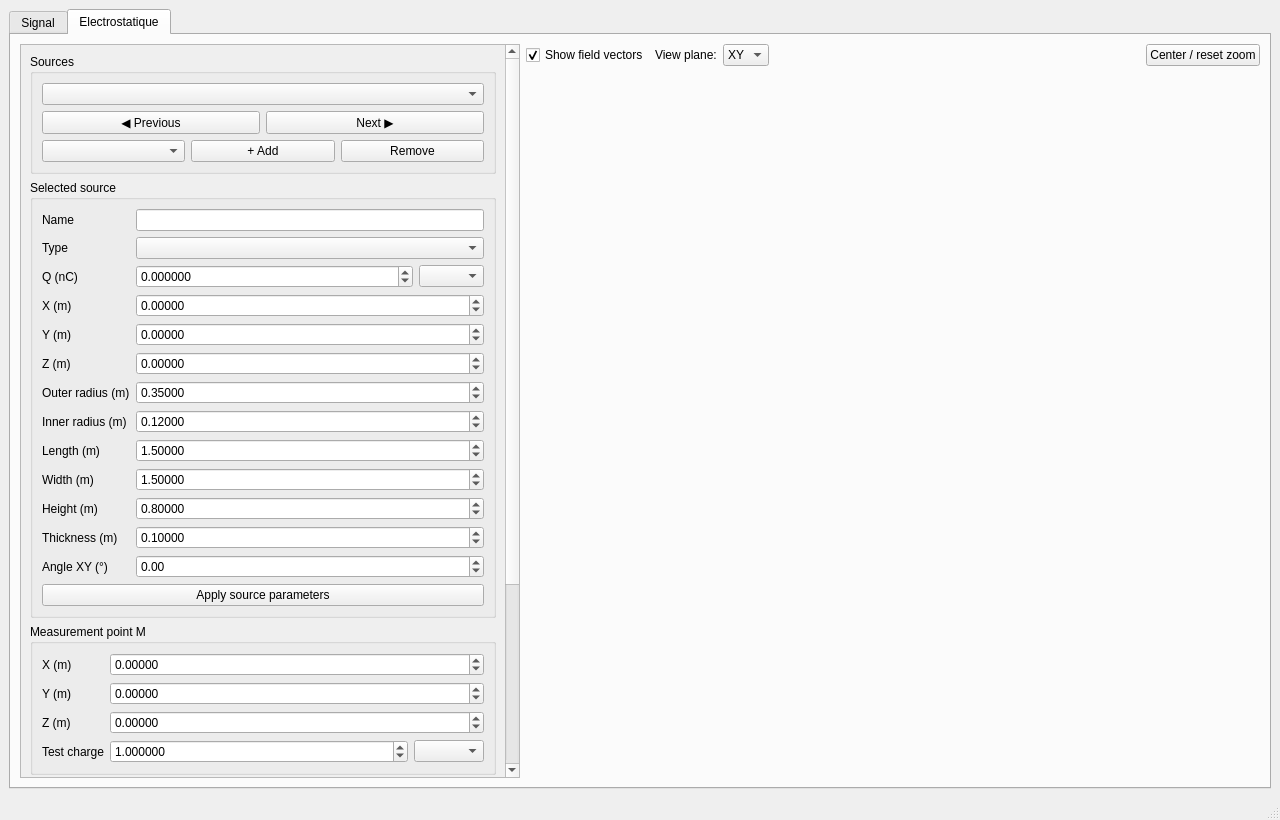
<?xml version="1.0" encoding="UTF-8"?>
<ui version="4.0">
 <class>MainWindow</class>
 <widget class="QMainWindow" name="MainWindow">
  <property name="geometry">
   <rect><x>0</x><y>0</y><width>1280</width><height>820</height></rect>
  </property>
  <property name="windowTitle"><string>QTsignalApp — Electromagnetism Field Explorer</string></property>
  <widget class="QWidget" name="centralWidget">
   <layout class="QVBoxLayout" name="verticalLayout_root">
    <item>
     <widget class="QTabWidget" name="tabWidget">
      <property name="currentIndex"><number>1</number></property>
      <widget class="QWidget" name="Signal">
       <attribute name="title"><string>Signal</string></attribute>
      </widget>
      <widget class="QWidget" name="Electrostatique">
       <attribute name="title"><string>Electrostatique</string></attribute>
       <layout class="QHBoxLayout" name="electrostaticLayout">
        <item>
         <widget class="QScrollArea" name="electrostaticControlsScroll">
          <property name="minimumSize"><size><width>390</width><height>0</height></size></property>
          <property name="maximumSize"><size><width>500</width><height>16777215</height></size></property>
          <property name="horizontalScrollBarPolicy"><enum>Qt::ScrollBarAlwaysOff</enum></property>
          <property name="widgetResizable"><bool>true</bool></property>
          <widget class="QWidget" name="electrostaticControlsWidget">
           <property name="geometry"><rect><x>0</x><y>0</y><width>385</width><height>930</height></rect></property>
           <layout class="QVBoxLayout" name="controlsLayout">
            <item>
             <widget class="QGroupBox" name="sourcesGroup">
              <property name="title"><string>Sources</string></property>
              <layout class="QVBoxLayout" name="sourcesLayout">
               <item><widget class="QComboBox" name="sourceCombo"/></item>
               <item>
                <layout class="QHBoxLayout" name="sourceNavigationLayout">
                 <item><widget class="QPushButton" name="previousSourceButton"><property name="text"><string>◀ Previous</string></property></widget></item>
                 <item><widget class="QPushButton" name="nextSourceButton"><property name="text"><string>Next ▶</string></property></widget></item>
                </layout>
               </item>
               <item>
                <layout class="QHBoxLayout" name="addSourcesLayout">
                 <item><widget class="QComboBox" name="newSourceTypeCombo"><property name="toolTip"><string>Choose an electrostatic source model to add at the current measurement-point position.</string></property></widget></item>
                 <item><widget class="QPushButton" name="addSourceButton"><property name="text"><string>+ Add</string></property></widget></item>
                 <item><widget class="QPushButton" name="removeSourceButton"><property name="text"><string>Remove</string></property></widget></item>
                </layout>
               </item>
              </layout>
             </widget>
            </item>
            <item>
             <widget class="QGroupBox" name="sourceEditorGroup">
              <property name="title"><string>Selected source</string></property>
              <layout class="QFormLayout" name="sourceEditorLayout">
               <item row="0" column="0"><widget class="QLabel" name="nameLabel"><property name="text"><string>Name</string></property></widget></item>
               <item row="0" column="1"><widget class="QLineEdit" name="sourceNameEdit"/></item>
               <item row="1" column="0"><widget class="QLabel" name="typeLabel"><property name="text"><string>Type</string></property></widget></item>
               <item row="1" column="1"><widget class="QComboBox" name="sourceTypeCombo"/></item>
               <item row="2" column="0"><widget class="QLabel" name="strengthLabel"><property name="text"><string>Q (nC)</string></property></widget></item>
               <item row="2" column="1">
                <layout class="QHBoxLayout" name="strengthLayout">
                 <item><widget class="QDoubleSpinBox" name="sourceStrengthSpin"><property name="decimals"><number>6</number></property><property name="minimum"><double>-1000000000.000000000000000</double></property><property name="maximum"><double>1000000000.000000000000000</double></property></widget></item>
                 <item><widget class="QComboBox" name="strengthUnitCombo"><property name="maximumSize"><size><width>65</width><height>16777215</height></size></property></widget></item>
                </layout>
               </item>
               <item row="3" column="0"><widget class="QLabel" name="xLabel"><property name="text"><string>X (m)</string></property></widget></item>
               <item row="3" column="1"><widget class="QDoubleSpinBox" name="sourceXSpin"><property name="decimals"><number>5</number></property><property name="minimum"><double>-10000.000000000000000</double></property><property name="maximum"><double>10000.000000000000000</double></property></widget></item>
               <item row="4" column="0"><widget class="QLabel" name="yLabel"><property name="text"><string>Y (m)</string></property></widget></item>
               <item row="4" column="1"><widget class="QDoubleSpinBox" name="sourceYSpin"><property name="decimals"><number>5</number></property><property name="minimum"><double>-10000.000000000000000</double></property><property name="maximum"><double>10000.000000000000000</double></property></widget></item>
               <item row="5" column="0"><widget class="QLabel" name="zLabel"><property name="text"><string>Z (m)</string></property></widget></item>
               <item row="5" column="1"><widget class="QDoubleSpinBox" name="sourceZSpin"><property name="decimals"><number>5</number></property><property name="minimum"><double>-10000.000000000000000</double></property><property name="maximum"><double>10000.000000000000000</double></property></widget></item>
               <item row="6" column="0"><widget class="QLabel" name="radiusLabel"><property name="text"><string>Outer radius (m)</string></property></widget></item>
               <item row="6" column="1"><widget class="QDoubleSpinBox" name="sourceRadiusSpin"><property name="decimals"><number>5</number></property><property name="minimum"><double>0.000001000000000</double></property><property name="maximum"><double>10000.000000000000000</double></property><property name="value"><double>0.350000000000000</double></property></widget></item>
               <item row="7" column="0"><widget class="QLabel" name="innerRadiusLabel"><property name="text"><string>Inner radius (m)</string></property></widget></item>
               <item row="7" column="1"><widget class="QDoubleSpinBox" name="sourceInnerRadiusSpin"><property name="decimals"><number>5</number></property><property name="minimum"><double>0.000000000000000</double></property><property name="maximum"><double>10000.000000000000000</double></property><property name="value"><double>0.120000000000000</double></property></widget></item>
               <item row="8" column="0"><widget class="QLabel" name="lengthLabel"><property name="text"><string>Length (m)</string></property></widget></item>
               <item row="8" column="1"><widget class="QDoubleSpinBox" name="sourceLengthSpin"><property name="decimals"><number>5</number></property><property name="minimum"><double>0.000001000000000</double></property><property name="maximum"><double>10000.000000000000000</double></property><property name="value"><double>1.500000000000000</double></property></widget></item>
               <item row="9" column="0"><widget class="QLabel" name="widthLabel"><property name="text"><string>Width (m)</string></property></widget></item>
               <item row="9" column="1"><widget class="QDoubleSpinBox" name="sourceWidthSpin"><property name="decimals"><number>5</number></property><property name="minimum"><double>0.000001000000000</double></property><property name="maximum"><double>10000.000000000000000</double></property><property name="value"><double>1.500000000000000</double></property></widget></item>
               <item row="10" column="0"><widget class="QLabel" name="heightLabel"><property name="text"><string>Height (m)</string></property></widget></item>
               <item row="10" column="1"><widget class="QDoubleSpinBox" name="sourceHeightSpin"><property name="decimals"><number>5</number></property><property name="minimum"><double>0.000001000000000</double></property><property name="maximum"><double>10000.000000000000000</double></property><property name="value"><double>0.800000000000000</double></property></widget></item>
               <item row="11" column="0"><widget class="QLabel" name="thicknessLabel"><property name="text"><string>Thickness (m)</string></property></widget></item>
               <item row="11" column="1"><widget class="QDoubleSpinBox" name="sourceThicknessSpin"><property name="decimals"><number>5</number></property><property name="minimum"><double>0.000001000000000</double></property><property name="maximum"><double>10000.000000000000000</double></property><property name="value"><double>0.100000000000000</double></property></widget></item>
               <item row="12" column="0"><widget class="QLabel" name="angleLabel"><property name="text"><string>Angle XY (°)</string></property></widget></item>
               <item row="12" column="1"><widget class="QDoubleSpinBox" name="sourceAngleSpin"><property name="decimals"><number>2</number></property><property name="minimum"><double>-360.000000000000000</double></property><property name="maximum"><double>360.000000000000000</double></property></widget></item>
               <item row="13" column="0" colspan="2"><widget class="QPushButton" name="applySourceButton"><property name="text"><string>Apply source parameters</string></property></widget></item>
              </layout>
             </widget>
            </item>
            <item>
             <widget class="QGroupBox" name="measurementGroup">
              <property name="title"><string>Measurement point M</string></property>
              <layout class="QFormLayout" name="measurementLayout">
               <item row="0" column="0"><widget class="QLabel" name="measureXLabel"><property name="text"><string>X (m)</string></property></widget></item>
               <item row="0" column="1"><widget class="QDoubleSpinBox" name="measureXSpin"><property name="decimals"><number>5</number></property><property name="minimum"><double>-10000.000000000000000</double></property><property name="maximum"><double>10000.000000000000000</double></property></widget></item>
               <item row="1" column="0"><widget class="QLabel" name="measureYLabel"><property name="text"><string>Y (m)</string></property></widget></item>
               <item row="1" column="1"><widget class="QDoubleSpinBox" name="measureYSpin"><property name="decimals"><number>5</number></property><property name="minimum"><double>-10000.000000000000000</double></property><property name="maximum"><double>10000.000000000000000</double></property></widget></item>
               <item row="2" column="0"><widget class="QLabel" name="measureZLabel"><property name="text"><string>Z (m)</string></property></widget></item>
               <item row="2" column="1"><widget class="QDoubleSpinBox" name="measureZSpin"><property name="decimals"><number>5</number></property><property name="minimum"><double>-10000.000000000000000</double></property><property name="maximum"><double>10000.000000000000000</double></property></widget></item>
               <item row="3" column="0"><widget class="QLabel" name="testChargeLabel"><property name="text"><string>Test charge</string></property></widget></item>
               <item row="3" column="1">
                <layout class="QHBoxLayout" name="testChargeLayout">
                 <item><widget class="QDoubleSpinBox" name="testChargeSpin"><property name="decimals"><number>6</number></property><property name="minimum"><double>-1000000000.000000000000000</double></property><property name="maximum"><double>1000000000.000000000000000</double></property><property name="value"><double>1.000000000000000</double></property></widget></item>
                 <item><widget class="QComboBox" name="testChargeUnitCombo"><property name="maximumSize"><size><width>70</width><height>16777215</height></size></property></widget></item>
                </layout>
               </item>
              </layout>
             </widget>
            </item>
            <item>
             <widget class="QGroupBox" name="resultsGroup">
              <property name="title"><string>Field / force at M</string></property>
              <layout class="QFormLayout" name="resultsLayout">
               <item row="0" column="0"><widget class="QLabel" name="eMagTitle"><property name="text"><string>|E|</string></property></widget></item>
               <item row="0" column="1"><widget class="QLabel" name="eMagnitudeLabel"><property name="text"><string>0 V/m</string></property><property name="textInteractionFlags"><set>Qt::TextSelectableByMouse</set></property></widget></item>
               <item row="1" column="0"><widget class="QLabel" name="exTitle"><property name="text"><string>Ex</string></property></widget></item>
               <item row="1" column="1"><widget class="QLabel" name="exLabel"><property name="text"><string>0 V/m</string></property><property name="textInteractionFlags"><set>Qt::TextSelectableByMouse</set></property></widget></item>
               <item row="2" column="0"><widget class="QLabel" name="eyTitle"><property name="text"><string>Ey</string></property></widget></item>
               <item row="2" column="1"><widget class="QLabel" name="eyLabel"><property name="text"><string>0 V/m</string></property><property name="textInteractionFlags"><set>Qt::TextSelectableByMouse</set></property></widget></item>
               <item row="3" column="0"><widget class="QLabel" name="ezTitle"><property name="text"><string>Ez</string></property></widget></item>
               <item row="3" column="1"><widget class="QLabel" name="ezLabel"><property name="text"><string>0 V/m</string></property><property name="textInteractionFlags"><set>Qt::TextSelectableByMouse</set></property></widget></item>
               <item row="4" column="0"><widget class="QLabel" name="potentialTitle"><property name="text"><string>V(M)</string></property></widget></item>
               <item row="4" column="1"><widget class="QLabel" name="potentialLabel"><property name="text"><string>0 V</string></property><property name="textInteractionFlags"><set>Qt::TextSelectableByMouse</set></property></widget></item>
               <item row="5" column="0"><widget class="QLabel" name="fMagTitle"><property name="text"><string>|F|</string></property></widget></item>
               <item row="5" column="1"><widget class="QLabel" name="forceMagnitudeLabel"><property name="text"><string>0 N</string></property><property name="textInteractionFlags"><set>Qt::TextSelectableByMouse</set></property></widget></item>
               <item row="6" column="0"><widget class="QLabel" name="fxTitle"><property name="text"><string>Fx</string></property></widget></item>
               <item row="6" column="1"><widget class="QLabel" name="fxLabel"><property name="text"><string>0 N</string></property><property name="textInteractionFlags"><set>Qt::TextSelectableByMouse</set></property></widget></item>
               <item row="7" column="0"><widget class="QLabel" name="fyTitle"><property name="text"><string>Fy</string></property></widget></item>
               <item row="7" column="1"><widget class="QLabel" name="fyLabel"><property name="text"><string>0 N</string></property><property name="textInteractionFlags"><set>Qt::TextSelectableByMouse</set></property></widget></item>
               <item row="8" column="0"><widget class="QLabel" name="fzTitle"><property name="text"><string>Fz</string></property></widget></item>
               <item row="8" column="1"><widget class="QLabel" name="fzLabel"><property name="text"><string>0 N</string></property><property name="textInteractionFlags"><set>Qt::TextSelectableByMouse</set></property></widget></item>
               <item row="9" column="0" colspan="2"><widget class="QLabel" name="measurementNoteLabel"><property name="wordWrap"><bool>true</bool></property><property name="styleSheet"><string notr="true">color: #7a4b00;</string></property><property name="text"><string/></property></widget></item>
              </layout>
             </widget>
            </item>
            <item><spacer name="controlsSpacer"><property name="orientation"><enum>Qt::Vertical</enum></property><property name="sizeHint" stdset="0"><size><width>20</width><height>40</height></size></property></spacer></item>
           </layout>
          </widget>
         </widget>
        </item>
        <item>
         <layout class="QVBoxLayout" name="canvasColumnLayout">
          <item>
           <layout class="QHBoxLayout" name="canvasToolbarLayout">
            <item><widget class="QCheckBox" name="showFieldVectorsCheck"><property name="text"><string>Show field vectors</string></property><property name="checked"><bool>true</bool></property></widget></item>
            <item><widget class="QLabel" name="electroPlaneLabel"><property name="text"><string>View plane:</string></property></widget></item>
            <item><widget class="QComboBox" name="electroPlaneCombo">
             <item><property name="text"><string>XY</string></property></item>
             <item><property name="text"><string>XZ</string></property></item>
             <item><property name="text"><string>YZ</string></property></item>
            </widget></item>
            <item><spacer name="canvasToolbarSpacer"><property name="orientation"><enum>Qt::Horizontal</enum></property><property name="sizeHint" stdset="0"><size><width>40</width><height>20</height></size></property></spacer></item>
            <item><widget class="QPushButton" name="centerViewButton"><property name="text"><string>Center / reset zoom</string></property></widget></item>
           </layout>
          </item>
          <item><widget class="ElectrostaticCanvas" name="electrostaticCanvas"/></item>
         </layout>
        </item>
       </layout>
      </widget>
     </widget>
    </item>
   </layout>
  </widget>
  <widget class="QStatusBar" name="statusBar"/>
 </widget>
 <customwidgets>
  <customwidget>
   <class>ElectrostaticCanvas</class>
   <extends>QWidget</extends>
   <header>widgets/electrostatic_canvas.h</header>
   <container>0</container>
  </customwidget>
 </customwidgets>
 <resources/>
 <connections/>
</ui>
